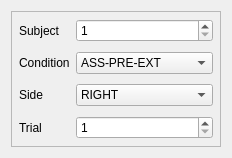
            <widget class="QWidget" name="nameTab">
             <attribute name="title">
              <string>File name</string>
             </attribute>
             <layout class="QVBoxLayout" name="verticalLayout_21">
              <item alignment="Qt::AlignVCenter">
               <widget class="QFrame" name="frame_22">
                <property name="frameShape">
                 <enum>QFrame::StyledPanel</enum>
                </property>
                <property name="frameShadow">
                 <enum>QFrame::Raised</enum>
                </property>
                <layout class="QFormLayout" name="formLayout">
                 <property name="labelAlignment">
                  <set>Qt::AlignLeading|Qt::AlignLeft|Qt::AlignVCenter</set>
                 </property>
                 <property name="formAlignment">
                  <set>Qt::AlignCenter</set>
                 </property>
                 <property name="verticalSpacing">
                  <number>10</number>
                 </property>
                 <property name="leftMargin">
                  <number>7</number>
                 </property>
                 <property name="topMargin">
                  <number>7</number>
                 </property>
                 <property name="rightMargin">
                  <number>7</number>
                 </property>
                 <property name="bottomMargin">
                  <number>7</number>
                 </property>
                 <item row="0" column="0">
                  <widget class="QLabel" name="label_25">
                   <property name="text">
                    <string>Subject</string>
                   </property>
                  </widget>
                 </item>
                 <item row="0" column="1">
                  <widget class="QSpinBox" name="subjectBox">
                   <property name="minimum">
                    <number>1</number>
                   </property>
                   <property name="maximum">
                    <number>999</number>
                   </property>
                  </widget>
                 </item>
                 <item row="1" column="0">
                  <widget class="QLabel" name="label_26">
                   <property name="text">
                    <string>Condition</string>
                   </property>
                  </widget>
                 </item>
                 <item row="1" column="1">
                  <widget class="QComboBox" name="conditionBox">
                   <item>
                    <property name="text">
                     <string>ASS-PRE-EXT</string>
                    </property>
                   </item>
                   <item>
                    <property name="text">
                     <string>ASS-PRE-FLEX</string>
                    </property>
                   </item>
                   <item>
                    <property name="text">
                     <string>ASS-PRE-WATER</string>
                    </property>
                   </item>
                   <item>
                    <property name="text">
                     <string>ASS-PRE-GLASS</string>
                    </property>
                   </item>
                   <item>
                    <property name="text">
                     <string>EXT</string>
                    </property>
                   </item>
                   <item>
                    <property name="text">
                     <string>FLEX</string>
                    </property>
                   </item>
                   <item>
                    <property name="text">
                     <string>WATER</string>
                    </property>
                   </item>
                   <item>
                    <property name="text">
                     <string>GLASS</string>
                    </property>
                   </item>
                   <item>
                    <property name="text">
                     <string>ASS-POST-EXT</string>
                    </property>
                   </item>
                   <item>
                    <property name="text">
                     <string>ASS-POST-FLEX</string>
                    </property>
                   </item>
                   <item>
                    <property name="text">
                     <string>ASS-POST-WATER</string>
                    </property>
                   </item>
                   <item>
                    <property name="text">
                     <string>ASS-POST-GLASS</string>
                    </property>
                   </item>
                  </widget>
                 </item>
                 <item row="3" column="0">
                  <widget class="QLabel" name="label_27">
                   <property name="text">
                    <string>Trial</string>
                   </property>
                  </widget>
                 </item>
                 <item row="3" column="1">
                  <widget class="QSpinBox" name="trialBox">
                   <property name="minimum">
                    <number>1</number>
                   </property>
                   <property name="maximum">
                    <number>999</number>
                   </property>
                  </widget>
                 </item>
                 <item row="2" column="0">
                  <widget class="QLabel" name="label_28">
                   <property name="text">
                    <string>Side</string>
                   </property>
                  </widget>
                 </item>
                 <item row="2" column="1">
                  <widget class="QComboBox" name="sideBox">
                   <item>
                    <property name="text">
                     <string>RIGHT</string>
                    </property>
                   </item>
                   <item>
                    <property name="text">
                     <string>LEFT</string>
                    </property>
                   </item>
                  </widget>
                 </item>
                </layout>
               </widget>
              </item>
             </layout>
            </widget>
